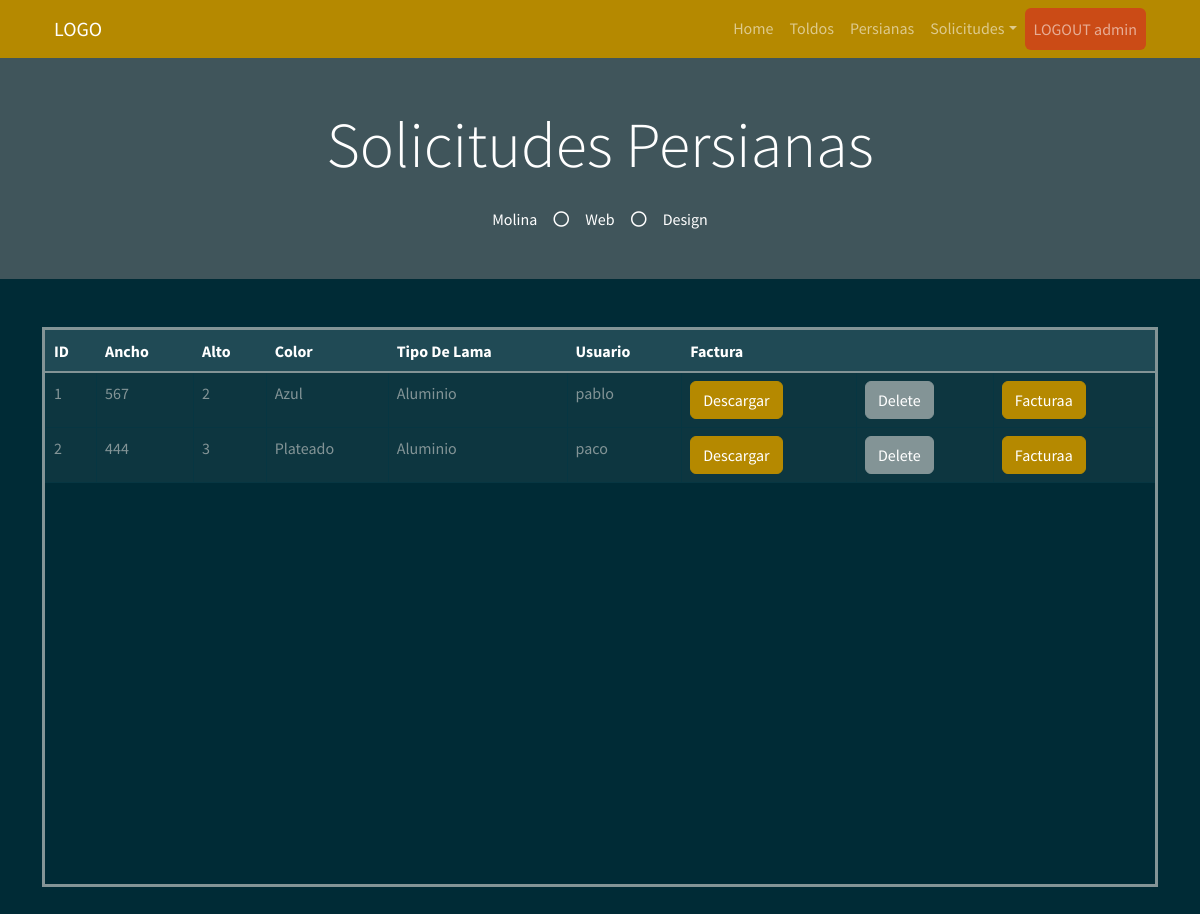
The app's page /solicitudes_p_admin (signed in), older data.
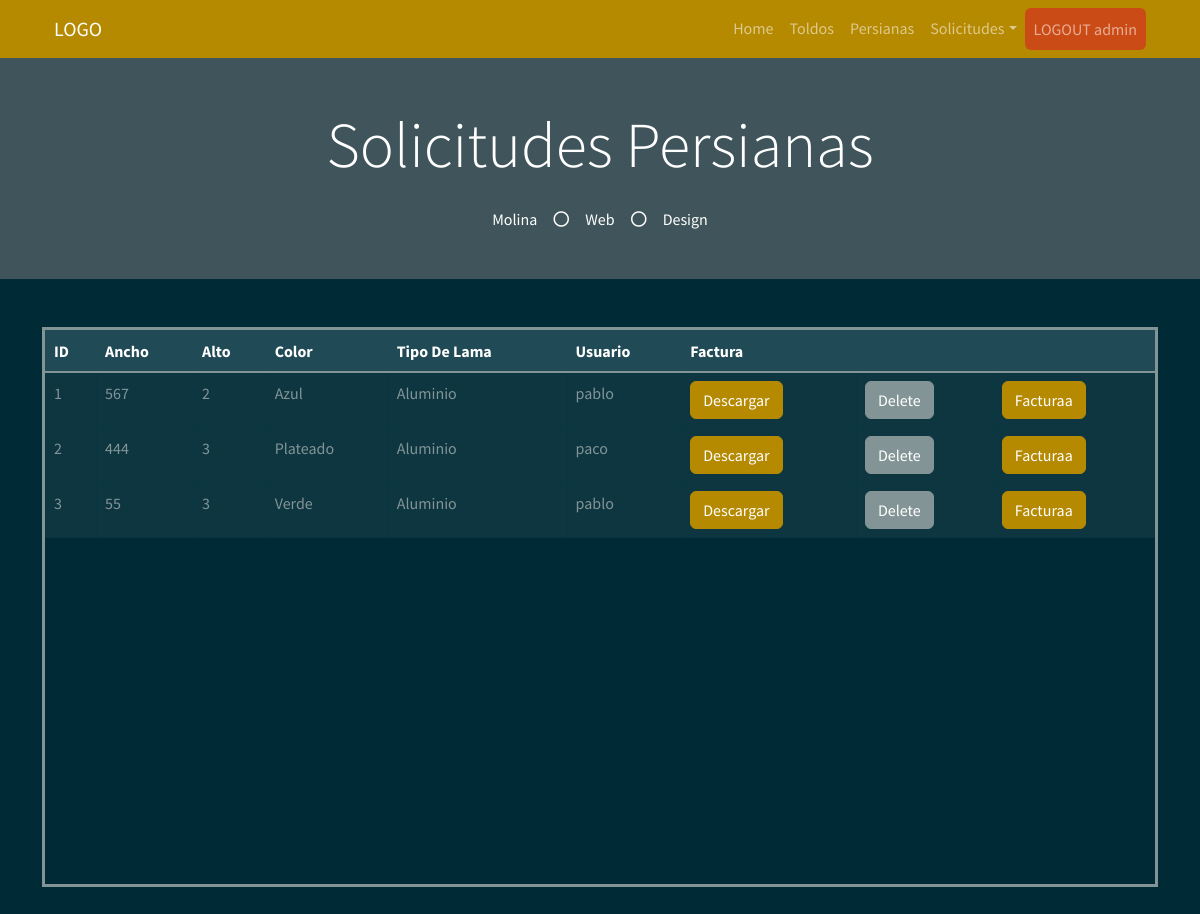
The same page, newer data.
### myapp/models.py (models this page shows)
    class PresupuestoPersiana(db.Model):
        __tablename__ = "PresupuestoPersiana"  # Nombre de la tabla que se crea
        PresupuestoPersiana_id = db.Column("presupuestoPersiana_id", db.Integer, Sequence(
            'presupuestoPersiana_id_seq'),  primary_key=True)
        Ancho = db.Column(db.String(20))
        Alto = db.Column(db.Integer)
        Color = db.Column(db.String(30))
        TipoLama = db.Column(db.String(30))
        Usu = db.Column(db.String(30))

### myapp/views.py (the view)
    @app.route("/solicitudes_p_admin", methods=["GET", "POST"])
    def solicitudes_p_admin():
        list_solicitud = db_access["list_solicitudes_p"]
        solicitudes = list_solicitud()
        usuario = session['usuario']
        usu = usuario
        return render_template("admin/persianas/solicitudes_p_admin.html", solicitudes=solicitudes, usu=usu, os=os)

### myapp/templates/admin/persianas/solicitudes_p_admin.html (shortened to what this page needs)
<!DOCTYPE html>
<html>
<head>
    <link href="https://cdn.jsdelivr.net/npm/bootstrap@5.1.3/dist/css/bootstrap.min.css" rel="stylesheet"
>
    <link rel="stylesheet" href="../static/style/bootstrap.min(8).css">
</head>
<body>
    {% include 'includes/navbar.html' %}
    <div class="jumbotron jumbotron-fluid bg-jumbotron" style=" background-color: rgba(128, 128, 128, 0.5);">
        <div class="container text-center py-5">
            <h3 class="text-white display-3 mb-4">Solicitudes Persianas</h3>
            <div class="d-inline-flex align-items-center text-white">
                <p class="m-0">Molina</p>
                <i class="far fa-circle px-3"></i>
                <p class="m-0">Web</p>
                <i class="far fa-circle px-3"></i>
                <p class="m-0">Design</p>
            </div>
        </div>
    </div>
    <div class="container my-5">
        <div style=" overflow:auto;  height: 70vh; border-style: solid;">
            <table class="table table-bordered mx-auto">
                <thead class="table-dark">
                    <tr class="table-active">
                        <th>ID</th>
                        <th>Ancho</th>
                        <th>Alto</th>
                        <th>Color</th>
                        <th>Tipo De Lama</th>
                        <th>Usuario</th>
                        <th>Factura</th>
                        <th></th>
                        <th></th>
                    </tr>
                </thead>
                <tbody>
                    {% for solicitud in solicitudes %}
                    <tr>
                        <td> {{ solicitud.PresupuestoPersiana_id }} </td>
                        <td> {{ solicitud.Ancho }} </td>
                        <td> {{ solicitud.Alto }} </td>
                        <td> {{ solicitud.Color }} </td>
                        <td> {{ solicitud.TipoLama }} </td>
                        <td> {{ solicitud.Usu }} </td>
                        <td><a class="btn btn-primary"
                                href="/download_p_pdf/{{solicitud.PresupuestoPersiana_id}}">Descargar</a></td>
                        <form id="deletForm" action="/delete_p_solicitud/{{solicitud.PresupuestoPersiana_id}}" method="post">
                            <td> <input type="submit" value="Delete" class="btn btn-secondary" /></td>
                        </form>
                        <td> <a class="btn btn-primary"
                                href="/create_factura_p/{{solicitud.PresupuestoPersiana_id}}">Facturaa</a></td>
                    </tr>
                    {% endfor %}
                </tbody>
            </table>
        </div>
    </div>
</body>
</html>

### myapp/templates/includes/navbar.html (shortened to what this page needs)
<link href="https://cdnjs.cloudflare.com/ajax/libs/font-awesome/5.10.0/css/all.min.css" rel="stylesheet">
<div class="container-fluid bg-primary">
    <div class="container">
        <nav class="navbar navbar-expand-lg navbar-dark">
            <div class="container-fluid">
                <a class="navbar-brand" href="/inicio">LOGO</a>
                <div class="collapse navbar-collapse" id="navbarSupportedContent">
                    <ul class="navbar-nav ms-auto mb-2 mb-lg-0">
                        <li class="nav-item">
                            <a class="nav-link " aria-current="page" href="/inicio">Home</a>
                        </li>
                        <li class="nav-item">
                            <a class="nav-link" href="/toldo">Toldos</a>
                        </li>
                        <li class="nav-item">
                            <a class="nav-link" href="/persiana">Persianas</a>
                        </li>
                        <li class="nav-item dropdown">
                            <a class="nav-link dropdown-toggle" id="solicitudesDropdown" role="button" data-bs-toggle="dropdown" aria-expanded="false">Solicitudes</a>
                        </li>
                        <li class="nav-item">
                            <a href="/logout" class="nav-link  bg-warning btn" tabindex="-1"
                                aria-disabled="true">LOGOUT {{usu}}</a>
                        </li>
                    </ul>
                </div>
            </div>
        </nav>
    </div>
</div>

Row changes from the older to the newer data that the page shows:
added PresupuestoPersiana: PresupuestoPersiana_id "3", Ancho "55", Alto "3", Color "Verde", TipoLama "Aluminio", Usu "pablo"
